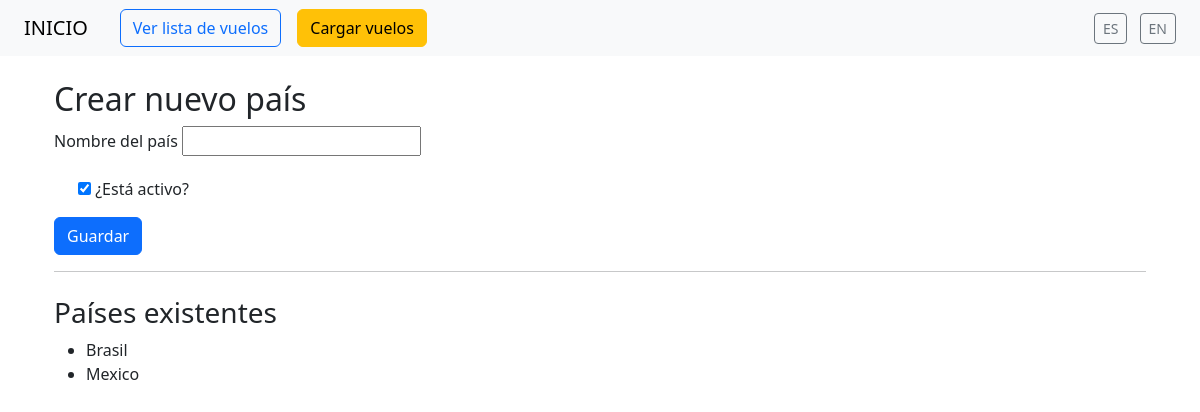
The app's page /es/crear-pais/ (signed in), older data.
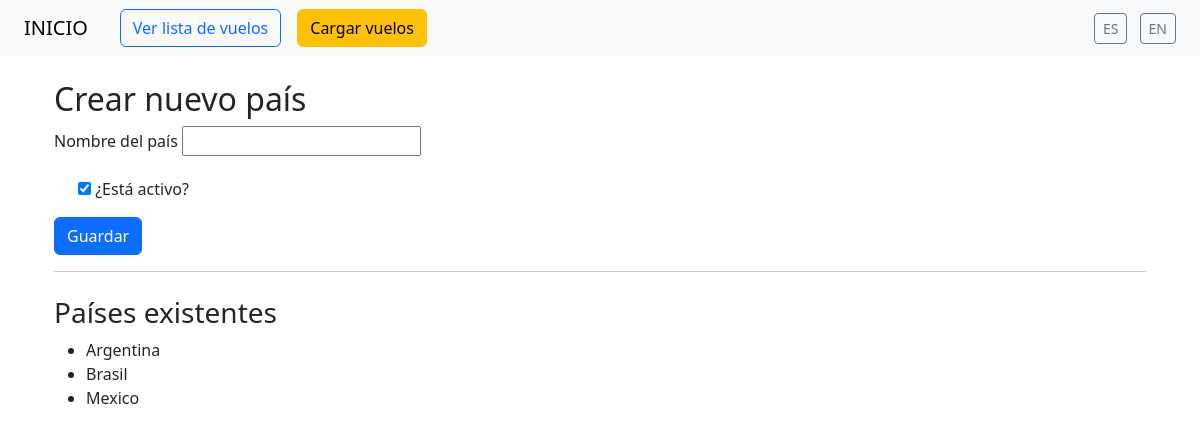
The same page, newer data.
### core/models.py (models this page shows, shortened)
class Pais(models.Model):
    nombre = models.CharField(max_length=100)
    activo = models.BooleanField(default=True)
    class Meta:
        ordering = ['nombre']

### vuelos/views.py (the view, shortened to what this page needs)
# urls.py: path('crear-pais/', PaisCreateView.as_view(), name='pais_form'),
class PaisCreateView(LoginRequiredMixin, UserPassesTestMixin, CreateView):
    model = Pais
    fields = ['nombre', 'activo']
    template_name = 'vuelos/pais_form.html'
    success_url = reverse_lazy('pais_form')
    def test_func(self):
        return self.request.user.is_superuser
    def get_context_data(self, **kwargs):
        context = super().get_context_data(**kwargs)
        context['paises'] = Pais.objects.order_by('nombre')
        return context

### vuelos/templates/vuelos/pais_form.html (shortened to what this page needs)
{% extends 'base.html' %}
{% load i18n %}
{% block content %}
  <div class="container mt-4">
    <h2>{% trans "Crear nuevo país" %}</h2>
    <form method="post">
      <div class="mb-3">
        <label for="id_nombre" class="form-label">{% trans "Nombre del país" %}</label>
        {{ form.nombre }}
      </div>
      <div class="form-check mb-3">
        {{ form.activo }}
        <label class="form-check-label" for="id_activo">{% trans "¿Está activo?" %}</label>
      </div>
      <button type="submit" class="btn btn-primary">{% trans "Guardar" %}</button>
    </form>
    <hr>
    <h3 class="mt-4">{% trans "Países existentes" %}</h3>
    <ul>
      {% for pais in paises %}
        <li>{{ pais.nombre }}</li>
      {% empty %}
        <li>{% trans "No hay países registrados aún." %}</li>
      {% endfor %}
    </ul>
  </div>
{% endblock %}

Row changes from the older to the newer data that the page shows:
added Pais: nombre "Argentina"
